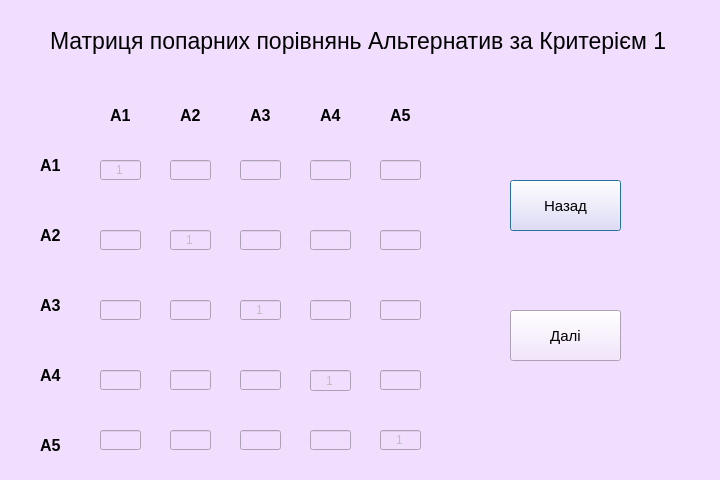
<?xml version="1.0" encoding="UTF-8"?>
<ui version="4.0">
 <class>aawin1</class>
 <widget class="QDialog" name="aawin1">
  <property name="enabled">
   <bool>true</bool>
  </property>
  <property name="geometry">
   <rect>
    <x>0</x>
    <y>0</y>
    <width>720</width>
    <height>480</height>
   </rect>
  </property>
  <property name="minimumSize">
   <size>
    <width>720</width>
    <height>480</height>
   </size>
  </property>
  <property name="maximumSize">
   <size>
    <width>720</width>
    <height>480</height>
   </size>
  </property>
  <property name="windowTitle">
   <string>Dialog</string>
  </property>
  <property name="styleSheet">
   <string notr="true">background-color:rgb(241,222,255);</string>
  </property>
  <widget class="QLabel" name="label">
   <property name="geometry">
    <rect>
     <x>50</x>
     <y>10</y>
     <width>631</width>
     <height>61</height>
    </rect>
   </property>
   <property name="font">
    <font>
     <pointsize>17</pointsize>
     <weight>50</weight>
     <bold>false</bold>
    </font>
   </property>
   <property name="text">
    <string>Матриця попарних порівнянь Альтернатив за Критерієм 1</string>
   </property>
  </widget>
  <widget class="QLabel" name="label_2">
   <property name="geometry">
    <rect>
     <x>40</x>
     <y>150</y>
     <width>31</width>
     <height>31</height>
    </rect>
   </property>
   <property name="font">
    <font>
     <pointsize>12</pointsize>
     <weight>75</weight>
     <bold>true</bold>
    </font>
   </property>
   <property name="text">
    <string>А1</string>
   </property>
  </widget>
  <widget class="QLabel" name="label_3">
   <property name="geometry">
    <rect>
     <x>40</x>
     <y>220</y>
     <width>31</width>
     <height>31</height>
    </rect>
   </property>
   <property name="font">
    <font>
     <pointsize>12</pointsize>
     <weight>75</weight>
     <bold>true</bold>
    </font>
   </property>
   <property name="text">
    <string>А2</string>
   </property>
  </widget>
  <widget class="QLabel" name="label_4">
   <property name="geometry">
    <rect>
     <x>40</x>
     <y>290</y>
     <width>31</width>
     <height>31</height>
    </rect>
   </property>
   <property name="font">
    <font>
     <pointsize>12</pointsize>
     <weight>75</weight>
     <bold>true</bold>
    </font>
   </property>
   <property name="text">
    <string>А3</string>
   </property>
  </widget>
  <widget class="QLabel" name="label_5">
   <property name="geometry">
    <rect>
     <x>40</x>
     <y>360</y>
     <width>31</width>
     <height>31</height>
    </rect>
   </property>
   <property name="font">
    <font>
     <pointsize>12</pointsize>
     <weight>75</weight>
     <bold>true</bold>
    </font>
   </property>
   <property name="text">
    <string>А4</string>
   </property>
  </widget>
  <widget class="QLabel" name="label_6">
   <property name="geometry">
    <rect>
     <x>40</x>
     <y>430</y>
     <width>31</width>
     <height>31</height>
    </rect>
   </property>
   <property name="font">
    <font>
     <pointsize>12</pointsize>
     <weight>75</weight>
     <bold>true</bold>
    </font>
   </property>
   <property name="text">
    <string>А5</string>
   </property>
  </widget>
  <widget class="QLabel" name="label_7">
   <property name="geometry">
    <rect>
     <x>110</x>
     <y>100</y>
     <width>31</width>
     <height>31</height>
    </rect>
   </property>
   <property name="font">
    <font>
     <pointsize>12</pointsize>
     <weight>75</weight>
     <bold>true</bold>
    </font>
   </property>
   <property name="text">
    <string>А1</string>
   </property>
  </widget>
  <widget class="QLabel" name="label_8">
   <property name="geometry">
    <rect>
     <x>180</x>
     <y>100</y>
     <width>31</width>
     <height>31</height>
    </rect>
   </property>
   <property name="font">
    <font>
     <pointsize>12</pointsize>
     <weight>75</weight>
     <bold>true</bold>
    </font>
   </property>
   <property name="text">
    <string>А2</string>
   </property>
  </widget>
  <widget class="QLabel" name="label_9">
   <property name="geometry">
    <rect>
     <x>250</x>
     <y>100</y>
     <width>31</width>
     <height>31</height>
    </rect>
   </property>
   <property name="font">
    <font>
     <pointsize>12</pointsize>
     <weight>75</weight>
     <bold>true</bold>
    </font>
   </property>
   <property name="text">
    <string>А3</string>
   </property>
  </widget>
  <widget class="QLabel" name="label_10">
   <property name="geometry">
    <rect>
     <x>320</x>
     <y>100</y>
     <width>31</width>
     <height>31</height>
    </rect>
   </property>
   <property name="font">
    <font>
     <pointsize>12</pointsize>
     <weight>75</weight>
     <bold>true</bold>
    </font>
   </property>
   <property name="text">
    <string>А4</string>
   </property>
  </widget>
  <widget class="QLabel" name="label_11">
   <property name="geometry">
    <rect>
     <x>390</x>
     <y>100</y>
     <width>31</width>
     <height>31</height>
    </rect>
   </property>
   <property name="font">
    <font>
     <pointsize>12</pointsize>
     <weight>75</weight>
     <bold>true</bold>
    </font>
   </property>
   <property name="text">
    <string>А5</string>
   </property>
  </widget>
  <widget class="QLineEdit" name="lineEdit">
   <property name="enabled">
    <bool>false</bool>
   </property>
   <property name="geometry">
    <rect>
     <x>100</x>
     <y>160</y>
     <width>41</width>
     <height>20</height>
    </rect>
   </property>
   <property name="text">
    <string>1</string>
   </property>
   <property name="alignment">
    <set>Qt::AlignCenter</set>
   </property>
  </widget>
  <widget class="QLineEdit" name="a1a2">
   <property name="enabled">
    <bool>true</bool>
   </property>
   <property name="geometry">
    <rect>
     <x>170</x>
     <y>160</y>
     <width>41</width>
     <height>20</height>
    </rect>
   </property>
   <property name="alignment">
    <set>Qt::AlignCenter</set>
   </property>
  </widget>
  <widget class="QLineEdit" name="a1a3">
   <property name="enabled">
    <bool>true</bool>
   </property>
   <property name="geometry">
    <rect>
     <x>240</x>
     <y>160</y>
     <width>41</width>
     <height>20</height>
    </rect>
   </property>
   <property name="alignment">
    <set>Qt::AlignCenter</set>
   </property>
  </widget>
  <widget class="QLineEdit" name="a1a4">
   <property name="enabled">
    <bool>true</bool>
   </property>
   <property name="geometry">
    <rect>
     <x>310</x>
     <y>160</y>
     <width>41</width>
     <height>20</height>
    </rect>
   </property>
   <property name="alignment">
    <set>Qt::AlignCenter</set>
   </property>
  </widget>
  <widget class="QLineEdit" name="a1a5">
   <property name="enabled">
    <bool>true</bool>
   </property>
   <property name="geometry">
    <rect>
     <x>380</x>
     <y>160</y>
     <width>41</width>
     <height>20</height>
    </rect>
   </property>
   <property name="alignment">
    <set>Qt::AlignCenter</set>
   </property>
  </widget>
  <widget class="QLineEdit" name="lineEdit_6">
   <property name="enabled">
    <bool>false</bool>
   </property>
   <property name="geometry">
    <rect>
     <x>100</x>
     <y>230</y>
     <width>41</width>
     <height>20</height>
    </rect>
   </property>
  </widget>
  <widget class="QLineEdit" name="lineEdit_7">
   <property name="enabled">
    <bool>false</bool>
   </property>
   <property name="geometry">
    <rect>
     <x>170</x>
     <y>230</y>
     <width>41</width>
     <height>20</height>
    </rect>
   </property>
   <property name="text">
    <string>1</string>
   </property>
   <property name="alignment">
    <set>Qt::AlignCenter</set>
   </property>
  </widget>
  <widget class="QLineEdit" name="a2a3">
   <property name="enabled">
    <bool>true</bool>
   </property>
   <property name="geometry">
    <rect>
     <x>240</x>
     <y>230</y>
     <width>41</width>
     <height>20</height>
    </rect>
   </property>
   <property name="alignment">
    <set>Qt::AlignCenter</set>
   </property>
  </widget>
  <widget class="QLineEdit" name="a2a4">
   <property name="enabled">
    <bool>true</bool>
   </property>
   <property name="geometry">
    <rect>
     <x>310</x>
     <y>230</y>
     <width>41</width>
     <height>20</height>
    </rect>
   </property>
   <property name="alignment">
    <set>Qt::AlignCenter</set>
   </property>
  </widget>
  <widget class="QLineEdit" name="a2a5">
   <property name="enabled">
    <bool>true</bool>
   </property>
   <property name="geometry">
    <rect>
     <x>380</x>
     <y>230</y>
     <width>41</width>
     <height>20</height>
    </rect>
   </property>
   <property name="alignment">
    <set>Qt::AlignCenter</set>
   </property>
  </widget>
  <widget class="QLineEdit" name="lineEdit_11">
   <property name="enabled">
    <bool>false</bool>
   </property>
   <property name="geometry">
    <rect>
     <x>100</x>
     <y>300</y>
     <width>41</width>
     <height>20</height>
    </rect>
   </property>
  </widget>
  <widget class="QLineEdit" name="lineEdit_12">
   <property name="enabled">
    <bool>false</bool>
   </property>
   <property name="geometry">
    <rect>
     <x>170</x>
     <y>300</y>
     <width>41</width>
     <height>20</height>
    </rect>
   </property>
  </widget>
  <widget class="QLineEdit" name="lineEdit_13">
   <property name="enabled">
    <bool>false</bool>
   </property>
   <property name="geometry">
    <rect>
     <x>240</x>
     <y>300</y>
     <width>41</width>
     <height>20</height>
    </rect>
   </property>
   <property name="text">
    <string>1</string>
   </property>
   <property name="alignment">
    <set>Qt::AlignCenter</set>
   </property>
  </widget>
  <widget class="QLineEdit" name="a3a4">
   <property name="enabled">
    <bool>true</bool>
   </property>
   <property name="geometry">
    <rect>
     <x>310</x>
     <y>300</y>
     <width>41</width>
     <height>20</height>
    </rect>
   </property>
   <property name="alignment">
    <set>Qt::AlignCenter</set>
   </property>
  </widget>
  <widget class="QLineEdit" name="a3a5">
   <property name="enabled">
    <bool>true</bool>
   </property>
   <property name="geometry">
    <rect>
     <x>380</x>
     <y>300</y>
     <width>41</width>
     <height>20</height>
    </rect>
   </property>
   <property name="alignment">
    <set>Qt::AlignCenter</set>
   </property>
  </widget>
  <widget class="QLineEdit" name="lineEdit_16">
   <property name="enabled">
    <bool>false</bool>
   </property>
   <property name="geometry">
    <rect>
     <x>100</x>
     <y>370</y>
     <width>41</width>
     <height>20</height>
    </rect>
   </property>
  </widget>
  <widget class="QLineEdit" name="lineEdit_17">
   <property name="enabled">
    <bool>false</bool>
   </property>
   <property name="geometry">
    <rect>
     <x>170</x>
     <y>370</y>
     <width>41</width>
     <height>20</height>
    </rect>
   </property>
  </widget>
  <widget class="QLineEdit" name="lineEdit_18">
   <property name="enabled">
    <bool>false</bool>
   </property>
   <property name="geometry">
    <rect>
     <x>240</x>
     <y>370</y>
     <width>41</width>
     <height>20</height>
    </rect>
   </property>
  </widget>
  <widget class="QLineEdit" name="lineEdit_19">
   <property name="enabled">
    <bool>false</bool>
   </property>
   <property name="geometry">
    <rect>
     <x>310</x>
     <y>370</y>
     <width>41</width>
     <height>21</height>
    </rect>
   </property>
   <property name="text">
    <string>1</string>
   </property>
   <property name="alignment">
    <set>Qt::AlignCenter</set>
   </property>
  </widget>
  <widget class="QLineEdit" name="a4a5">
   <property name="enabled">
    <bool>true</bool>
   </property>
   <property name="geometry">
    <rect>
     <x>380</x>
     <y>370</y>
     <width>41</width>
     <height>20</height>
    </rect>
   </property>
   <property name="alignment">
    <set>Qt::AlignCenter</set>
   </property>
  </widget>
  <widget class="QLineEdit" name="lineEdit_21">
   <property name="enabled">
    <bool>false</bool>
   </property>
   <property name="geometry">
    <rect>
     <x>100</x>
     <y>430</y>
     <width>41</width>
     <height>20</height>
    </rect>
   </property>
  </widget>
  <widget class="QLineEdit" name="lineEdit_22">
   <property name="enabled">
    <bool>false</bool>
   </property>
   <property name="geometry">
    <rect>
     <x>170</x>
     <y>430</y>
     <width>41</width>
     <height>20</height>
    </rect>
   </property>
  </widget>
  <widget class="QLineEdit" name="lineEdit_23">
   <property name="enabled">
    <bool>false</bool>
   </property>
   <property name="geometry">
    <rect>
     <x>240</x>
     <y>430</y>
     <width>41</width>
     <height>20</height>
    </rect>
   </property>
  </widget>
  <widget class="QLineEdit" name="lineEdit_24">
   <property name="enabled">
    <bool>false</bool>
   </property>
   <property name="geometry">
    <rect>
     <x>310</x>
     <y>430</y>
     <width>41</width>
     <height>20</height>
    </rect>
   </property>
  </widget>
  <widget class="QLineEdit" name="lineEdit_25">
   <property name="enabled">
    <bool>false</bool>
   </property>
   <property name="geometry">
    <rect>
     <x>380</x>
     <y>430</y>
     <width>41</width>
     <height>20</height>
    </rect>
   </property>
   <property name="text">
    <string>1</string>
   </property>
   <property name="alignment">
    <set>Qt::AlignCenter</set>
   </property>
  </widget>
  <widget class="QPushButton" name="back">
   <property name="geometry">
    <rect>
     <x>510</x>
     <y>180</y>
     <width>111</width>
     <height>51</height>
    </rect>
   </property>
   <property name="font">
    <font>
     <pointsize>11</pointsize>
    </font>
   </property>
   <property name="text">
    <string>Назад</string>
   </property>
  </widget>
  <widget class="QPushButton" name="next">
   <property name="geometry">
    <rect>
     <x>510</x>
     <y>310</y>
     <width>111</width>
     <height>51</height>
    </rect>
   </property>
   <property name="font">
    <font>
     <pointsize>11</pointsize>
    </font>
   </property>
   <property name="text">
    <string>Далі</string>
   </property>
  </widget>
 </widget>
 <resources/>
 <connections/>
</ui>
